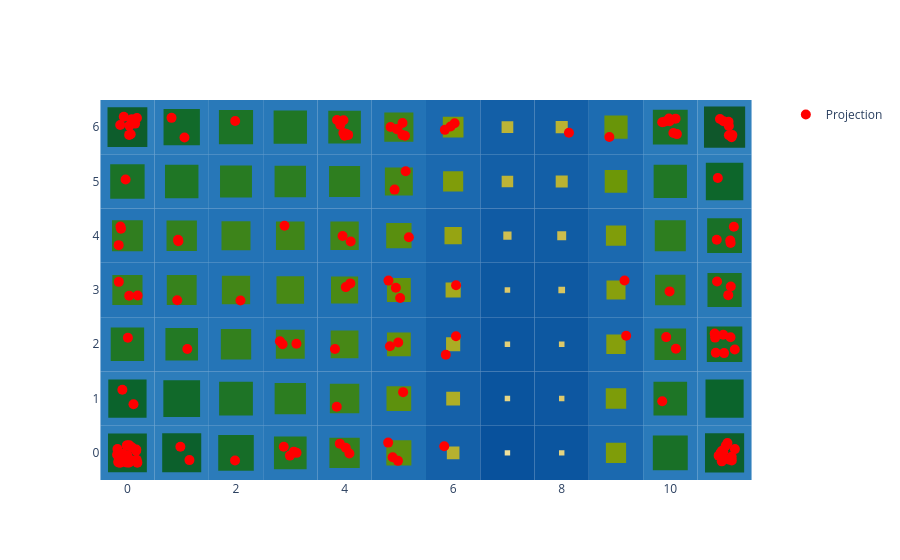

The notebook cell this image was saved under:
### Code cell
basin.pond() \
    .pad_layer() \
    .attraction_layer(X_scaled) \
    .visualize();

### Figure 1 — Plotly figure (JSON) as saved in the notebook; plotly's stock layout.template omitted (floating-point values rounded to 4 significant figures; data arrays with more than 128 entries replaced by an {"elided": "..."} marker saying what was removed)
{"data": [{"marker": {"color": "red", "size": 10, "symbol": "circle"}, "mode": "markers", "name": "Projection", "x": {"elided": "150 float values"}, "y": {"elided": "150 float values"}, "type": "scatter"}], "layout": {"shapes": [{"fillcolor": "rgb(47, 127, 188)", "layer": "between", "line": {"width": 0}, "type": "rect", "x0": -0.5, "x1": 0.5, "xref": "x", "y0": -0.5, "y1": 0.5, "yref": "y"}, {"fillcolor": "rgb(47, 127, 188)", "layer": "between", "line": {"width": 0}, "type": "rect", "x0": 0.5, "x1": 1.5, "xref": "x", "y0": -0.5, "y1": 0.5, "yref": "y"}, {"fillcolor": "rgb(43, 123, 186)", "layer": "between", "line": {"width": 0}, "type": "rect", "x0": 1.5, "x1": 2.5, "xref": "x", "y0": -0.5, "y1": 0.5, "yref": "y"}, {"fillcolor": "rgb(40, 120, 184)", "layer": "between", "line": {"width": 0}, "type": "rect", "x0": 2.5, "x1": 3.5, "xref": "x", "y0": -0.5, "y1": 0.5, "yref": "y"}, {"fillcolor": "rgb(37, 117, 183)", "layer": "between", "line": {"width": 0}, "type": "rect", "x0": 3.5, "x1": 4.5, "xref": "x", "y0": -0.5, "y1": 0.5, "yref": "y"}, {"fillcolor": "rgb(31, 111, 179)", "layer": "between", "line": {"width": 0}, "type": "rect", "x0": 4.5, "x1": 5.5, "xref": "x", "y0": -0.5, "y1": 0.5, "yref": "y"}, {"fillcolor": "rgb(20, 96, 168)", "layer": "between", "line": {"width": 0}, "type": "rect", "x0": 5.5, "x1": 6.5, "xref": "x", "y0": -0.5, "y1": 0.5, "yref": "y"}, {"fillcolor": "rgb(8, 81, 156)", "layer": "between", "line": {"width": 0}, "type": "rect", "x0": 6.5, "x1": 7.5, "xref": "x", "y0": -0.5, "y1": 0.5, "yref": "y"}, {"fillcolor": "rgb(11, 85, 159)", "layer": "between", "line": {"width": 0}, "type": "rect", "x0": 7.5, "x1": 8.5, "xref": "x", "y0": -0.5, "y1": 0.5, "yref": "y"}, {"fillcolor": "rgb(27, 105, 175)", "layer": "between", "line": {"width": 0}, "type": "rect", "x0": 8.5, "x1": 9.5, "xref": "x", "y0": -0.5, "y1": 0.5, "yref": "y"}, {"fillcolor": "rgb(42, 122, 186)", "layer": "between", "line": {"width": 0}, "type": "rect", "x0": 9.5, "x1": 10.5, "xref": "x", "y0": -0.5, "y1": 0.5, "yref": "y"}, {"fillcolor": "rgb(48, 128, 189)", "layer": "between", "line": {"width": 0}, "type": "rect", "x0": 10.5, "x1": 11.5, "xref": "x", "y0": -0.5, "y1": 0.5, "yref": "y"}, {"fillcolor": "rgb(47, 127, 188)", "layer": "between", "line": {"width": 0}, "type": "rect", "x0": -0.5, "x1": 0.5, "xref": "x", "y0": 0.5, "y1": 1.5, "yref": "y"}, {"fillcolor": "rgb(45, 125, 187)", "layer": "between", "line": {"width": 0}, "type": "rect", "x0": 0.5, "x1": 1.5, "xref": "x", "y0": 0.5, "y1": 1.5, "yref": "y"}, {"fillcolor": "rgb(41, 121, 185)", "layer": "between", "line": {"width": 0}, "type": "rect", "x0": 1.5, "x1": 2.5, "xref": "x", "y0": 0.5, "y1": 1.5, "yref": "y"}, {"fillcolor": "rgb(38, 118, 184)", "layer": "between", "line": {"width": 0}, "type": "rect", "x0": 2.5, "x1": 3.5, "xref": "x", "y0": 0.5, "y1": 1.5, "yref": "y"}, {"fillcolor": "rgb(36, 116, 182)", "layer": "between", "line": {"width": 0}, "type": "rect", "x0": 3.5, "x1": 4.5, "xref": "x", "y0": 0.5, "y1": 1.5, "yref": "y"}, {"fillcolor": "rgb(31, 110, 179)", "layer": "between", "line": {"width": 0}, "type": "rect", "x0": 4.5, "x1": 5.5, "xref": "x", "y0": 0.5, "y1": 1.5, "yref": "y"}, {"fillcolor": "rgb(21, 97, 169)", "layer": "between", "line": {"width": 0}, "type": "rect", "x0": 5.5, "x1": 6.5, "xref": "x", "y0": 0.5, "y1": 1.5, "yref": "y"}, {"fillcolor": "rgb(10, 84, 158)", "layer": "between", "line": {"width": 0}, "type": "rect", "x0": 6.5, "x1": 7.5, "xref": "x", "y0": 0.5, "y1": 1.5, "yref": "y"}, {"fillcolor": "rgb(13, 87, 161)", "layer": "between", "line": {"width": 0}, "type": "rect", "x0": 7.5, "x1": 8.5, "xref": "x", "y0": 0.5, "y1": 1.5, "yref": "y"}, {"fillcolor": "rgb(27, 105, 175)", "layer": "between", "line": {"width": 0}, "type": "rect", "x0": 8.5, "x1": 9.5, "xref": "x", "y0": 0.5, "y1": 1.5, "yref": "y"}, {"fillcolor": "rgb(41, 121, 185)", "layer": "between", "line": {"width": 0}, "type": "rect", "x0": 9.5, "x1": 10.5, "xref": "x", "y0": 0.5, "y1": 1.5, "yref": "y"}, {"fillcolor": "rgb(46, 126, 188)", "layer": "between", "line": {"width": 0}, "type": "rect", "x0": 10.5, "x1": 11.5, "xref": "x", "y0": 0.5, "y1": 1.5, "yref": "y"}, {"fillcolor": "rgb(41, 121, 185)", "layer": "between", "line": {"width": 0}, "type": "rect", "x0": -0.5, "x1": 0.5, "xref": "x", "y0": 1.5, "y1": 2.5, "yref": "y"}, {"fillcolor": "rgb(40, 120, 184)", "layer": "between", "line": {"width": 0}, "type": "rect", "x0": 0.5, "x1": 1.5, "xref": "x", "y0": 1.5, "y1": 2.5, "yref": "y"}, {"fillcolor": "rgb(37, 117, 183)", "layer": "between", "line": {"width": 0}, "type": "rect", "x0": 1.5, "x1": 2.5, "xref": "x", "y0": 1.5, "y1": 2.5, "yref": "y"}, {"fillcolor": "rgb(35, 115, 182)", "layer": "between", "line": {"width": 0}, "type": "rect", "x0": 2.5, "x1": 3.5, "xref": "x", "y0": 1.5, "y1": 2.5, "yref": "y"}, {"fillcolor": "rgb(34, 114, 181)", "layer": "between", "line": {"width": 0}, "type": "rect", "x0": 3.5, "x1": 4.5, "xref": "x", "y0": 1.5, "y1": 2.5, "yref": "y"}, {"fillcolor": "rgb(30, 109, 178)", "layer": "between", "line": {"width": 0}, "type": "rect", "x0": 4.5, "x1": 5.5, "xref": "x", "y0": 1.5, "y1": 2.5, "yref": "y"}, {"fillcolor": "rgb(21, 98, 169)", "layer": "between", "line": {"width": 0}, "type": "rect", "x0": 5.5, "x1": 6.5, "xref": "x", "y0": 1.5, "y1": 2.5, "yref": "y"}, {"fillcolor": "rgb(12, 86, 160)", "layer": "between", "line": {"width": 0}, "type": "rect", "x0": 6.5, "x1": 7.5, "xref": "x", "y0": 1.5, "y1": 2.5, "yref": "y"}, {"fillcolor": "rgb(13, 88, 161)", "layer": "between", "line": {"width": 0}, "type": "rect", "x0": 7.5, "x1": 8.5, "xref": "x", "y0": 1.5, "y1": 2.5, "yref": "y"}, {"fillcolor": "rgb(26, 104, 174)", "layer": "between", "line": {"width": 0}, "type": "rect", "x0": 8.5, "x1": 9.5, "xref": "x", "y0": 1.5, "y1": 2.5, "yref": "y"}, {"fillcolor": "rgb(38, 118, 184)", "layer": "between", "line": {"width": 0}, "type": "rect", "x0": 9.5, "x1": 10.5, "xref": "x", "y0": 1.5, "y1": 2.5, "yref": "y"}, {"fillcolor": "rgb(43, 123, 186)", "layer": "between", "line": {"width": 0}, "type": "rect", "x0": 10.5, "x1": 11.5, "xref": "x", "y0": 1.5, "y1": 2.5, "yref": "y"}, {"fillcolor": "rgb(37, 117, 183)", "layer": "between", "line": {"width": 0}, "type": "rect", "x0": -0.5, "x1": 0.5, "xref": "x", "y0": 2.5, "y1": 3.5, "yref": "y"}, {"fillcolor": "rgb(36, 116, 183)", "layer": "between", "line": {"width": 0}, "type": "rect", "x0": 0.5, "x1": 1.5, "xref": "x", "y0": 2.5, "y1": 3.5, "yref": "y"}, {"fillcolor": "rgb(34, 114, 182)", "layer": "between", "line": {"width": 0}, "type": "rect", "x0": 1.5, "x1": 2.5, "xref": "x", "y0": 2.5, "y1": 3.5, "yref": "y"}, {"fillcolor": "rgb(34, 114, 181)", "layer": "between", "line": {"width": 0}, "type": "rect", "x0": 2.5, "x1": 3.5, "xref": "x", "y0": 2.5, "y1": 3.5, "yref": "y"}, {"fillcolor": "rgb(33, 113, 181)", "layer": "between", "line": {"width": 0}, "type": "rect", "x0": 3.5, "x1": 4.5, "xref": "x", "y0": 2.5, "y1": 3.5, "yref": "y"}, {"fillcolor": "rgb(30, 109, 178)", "layer": "between", "line": {"width": 0}, "type": "rect", "x0": 4.5, "x1": 5.5, "xref": "x", "y0": 2.5, "y1": 3.5, "yref": "y"}, {"fillcolor": "rgb(22, 99, 170)", "layer": "between", "line": {"width": 0}, "type": "rect", "x0": 5.5, "x1": 6.5, "xref": "x", "y0": 2.5, "y1": 3.5, "yref": "y"}, {"fillcolor": "rgb(13, 88, 161)", "layer": "between", "line": {"width": 0}, "type": "rect", "x0": 6.5, "x1": 7.5, "xref": "x", "y0": 2.5, "y1": 3.5, "yref": "y"}, {"fillcolor": "rgb(14, 89, 162)", "layer": "between", "line": {"width": 0}, "type": "rect", "x0": 7.5, "x1": 8.5, "xref": "x", "y0": 2.5, "y1": 3.5, "yref": "y"}, {"fillcolor": "rgb(26, 103, 174)", "layer": "between", "line": {"width": 0}, "type": "rect", "x0": 8.5, "x1": 9.5, "xref": "x", "y0": 2.5, "y1": 3.5, "yref": "y"}, {"fillcolor": "rgb(37, 117, 183)", "layer": "between", "line": {"width": 0}, "type": "rect", "x0": 9.5, "x1": 10.5, "xref": "x", "y0": 2.5, "y1": 3.5, "yref": "y"}, {"fillcolor": "rgb(42, 122, 185)", "layer": "between", "line": {"width": 0}, "type": "rect", "x0": 10.5, "x1": 11.5, "xref": "x", "y0": 2.5, "y1": 3.5, "yref": "y"}, {"fillcolor": "rgb(37, 117, 183)", "layer": "between", "line": {"width": 0}, "type": "rect", "x0": -0.5, "x1": 0.5, "xref": "x", "y0": 3.5, "y1": 4.5, "yref": "y"}, {"fillcolor": "rgb(37, 117, 183)", "layer": "between", "line": {"width": 0}, "type": "rect", "x0": 0.5, "x1": 1.5, "xref": "x", "y0": 3.5, "y1": 4.5, "yref": "y"}, {"fillcolor": "rgb(35, 115, 182)", "layer": "between", "line": {"width": 0}, "type": "rect", "x0": 1.5, "x1": 2.5, "xref": "x", "y0": 3.5, "y1": 4.5, "yref": "y"}, {"fillcolor": "rgb(35, 115, 182)", "layer": "between", "line": {"width": 0}, "type": "rect", "x0": 2.5, "x1": 3.5, "xref": "x", "y0": 3.5, "y1": 4.5, "yref": "y"}, {"fillcolor": "rgb(34, 114, 182)", "layer": "between", "line": {"width": 0}, "type": "rect", "x0": 3.5, "x1": 4.5, "xref": "x", "y0": 3.5, "y1": 4.5, "yref": "y"}, {"fillcolor": "rgb(31, 111, 179)", "layer": "between", "line": {"width": 0}, "type": "rect", "x0": 4.5, "x1": 5.5, "xref": "x", "y0": 3.5, "y1": 4.5, "yref": "y"}, {"fillcolor": "rgb(24, 101, 172)", "layer": "between", "line": {"width": 0}, "type": "rect", "x0": 5.5, "x1": 6.5, "xref": "x", "y0": 3.5, "y1": 4.5, "yref": "y"}, {"fillcolor": "rgb(16, 91, 164)", "layer": "between", "line": {"width": 0}, "type": "rect", "x0": 6.5, "x1": 7.5, "xref": "x", "y0": 3.5, "y1": 4.5, "yref": "y"}, {"fillcolor": "rgb(16, 92, 164)", "layer": "between", "line": {"width": 0}, "type": "rect", "x0": 7.5, "x1": 8.5, "xref": "x", "y0": 3.5, "y1": 4.5, "yref": "y"}, {"fillcolor": "rgb(27, 105, 175)", "layer": "between", "line": {"width": 0}, "type": "rect", "x0": 8.5, "x1": 9.5, "xref": "x", "y0": 3.5, "y1": 4.5, "yref": "y"}, {"fillcolor": "rgb(38, 118, 183)", "layer": "between", "line": {"width": 0}, "type": "rect", "x0": 9.5, "x1": 10.5, "xref": "x", "y0": 3.5, "y1": 4.5, "yref": "y"}, {"fillcolor": "rgb(42, 122, 186)", "layer": "between", "line": {"width": 0}, "type": "rect", "x0": 10.5, "x1": 11.5, "xref": "x", "y0": 3.5, "y1": 4.5, "yref": "y"}, {"fillcolor": "rgb(42, 122, 186)", "layer": "between", "line": {"width": 0}, "type": "rect", "x0": -0.5, "x1": 0.5, "xref": "x", "y0": 4.5, "y1": 5.5, "yref": "y"}, {"fillcolor": "rgb(41, 121, 185)", "layer": "between", "line": {"width": 0}, "type": "rect", "x0": 0.5, "x1": 1.5, "xref": "x", "y0": 4.5, "y1": 5.5, "yref": "y"}, {"fillcolor": "rgb(39, 119, 184)", "layer": "between", "line": {"width": 0}, "type": "rect", "x0": 1.5, "x1": 2.5, "xref": "x", "y0": 4.5, "y1": 5.5, "yref": "y"}, {"fillcolor": "rgb(38, 118, 184)", "layer": "between", "line": {"width": 0}, "type": "rect", "x0": 2.5, "x1": 3.5, "xref": "x", "y0": 4.5, "y1": 5.5, "yref": "y"}, {"fillcolor": "rgb(38, 118, 183)", "layer": "between", "line": {"width": 0}, "type": "rect", "x0": 3.5, "x1": 4.5, "xref": "x", "y0": 4.5, "y1": 5.5, "yref": "y"}, {"fillcolor": "rgb(34, 114, 181)", "layer": "between", "line": {"width": 0}, "type": "rect", "x0": 4.5, "x1": 5.5, "xref": "x", "y0": 4.5, "y1": 5.5, "yref": "y"}, {"fillcolor": "rgb(27, 105, 175)", "layer": "between", "line": {"width": 0}, "type": "rect", "x0": 5.5, "x1": 6.5, "xref": "x", "y0": 4.5, "y1": 5.5, "yref": "y"}, {"fillcolor": "rgb(19, 95, 167)", "layer": "between", "line": {"width": 0}, "type": "rect", "x0": 6.5, "x1": 7.5, "xref": "x", "y0": 4.5, "y1": 5.5, "yref": "y"}, {"fillcolor": "rgb(19, 95, 167)", "layer": "between", "line": {"width": 0}, "type": "rect", "x0": 7.5, "x1": 8.5, "xref": "x", "y0": 4.5, "y1": 5.5, "yref": "y"}, {"fillcolor": "rgb(29, 108, 177)", "layer": "between", "line": {"width": 0}, "type": "rect", "x0": 8.5, "x1": 9.5, "xref": "x", "y0": 4.5, "y1": 5.5, "yref": "y"}, {"fillcolor": "rgb(40, 120, 185)", "layer": "between", "line": {"width": 0}, "type": "rect", "x0": 9.5, "x1": 10.5, "xref": "x", "y0": 4.5, "y1": 5.5, "yref": "y"}, {"fillcolor": "rgb(46, 126, 187)", "layer": "between", "line": {"width": 0}, "type": "rect", "x0": 10.5, "x1": 11.5, "xref": "x", "y0": 4.5, "y1": 5.5, "yref": "y"}, {"fillcolor": "rgb(48, 128, 189)", "layer": "between", "line": {"width": 0}, "type": "rect", "x0": -0.5, "x1": 0.5, "xref": "x", "y0": 5.5, "y1": 6.5, "yref": "y"}, {"fillcolor": "rgb(44, 124, 187)", "layer": "between", "line": {"width": 0}, "type": "rect", "x0": 0.5, "x1": 1.5, "xref": "x", "y0": 5.5, "y1": 6.5, "yref": "y"}, {"fillcolor": "rgb(41, 121, 185)", "layer": "between", "line": {"width": 0}, "type": "rect", "x0": 1.5, "x1": 2.5, "xref": "x", "y0": 5.5, "y1": 6.5, "yref": "y"}, {"fillcolor": "rgb(41, 121, 185)", "layer": "between", "line": {"width": 0}, "type": "rect", "x0": 2.5, "x1": 3.5, "xref": "x", "y0": 5.5, "y1": 6.5, "yref": "y"}, {"fillcolor": "rgb(40, 120, 184)", "layer": "between", "line": {"width": 0}, "type": "rect", "x0": 3.5, "x1": 4.5, "xref": "x", "y0": 5.5, "y1": 6.5, "yref": "y"}, {"fillcolor": "rgb(35, 115, 182)", "layer": "between", "line": {"width": 0}, "type": "rect", "x0": 4.5, "x1": 5.5, "xref": "x", "y0": 5.5, "y1": 6.5, "yref": "y"}, {"fillcolor": "rgb(27, 105, 175)", "layer": "between", "line": {"width": 0}, "type": "rect", "x0": 5.5, "x1": 6.5, "xref": "x", "y0": 5.5, "y1": 6.5, "yref": "y"}, {"fillcolor": "rgb(19, 95, 167)", "layer": "between", "line": {"width": 0}, "type": "rect", "x0": 6.5, "x1": 7.5, "xref": "x", "y0": 5.5, "y1": 6.5, "yref": "y"}, {"fillcolor": "rgb(19, 95, 167)", "layer": "between", "line": {"width": 0}, "type": "rect", "x0": 7.5, "x1": 8.5, "xref": "x", "y0": 5.5, "y1": 6.5, "yref": "y"}, {"fillcolor": "rgb(29, 108, 177)", "layer": "between", "line": {"width": 0}, "type": "rect", "x0": 8.5, "x1": 9.5, "xref": "x", "y0": 5.5, "y1": 6.5, "yref": "y"}, {"fillcolor": "rgb(42, 122, 186)", "layer": "between", "line": {"width": 0}, "type": "rect", "x0": 9.5, "x1": 10.5, "xref": "x", "y0": 5.5, "y1": 6.5, "yref": "y"}, {"fillcolor": "rgb(50, 130, 190)", "layer": "between", "line": {"width": 0}, "type": "rect", "x0": 10.5, "x1": 11.5, "xref": "x", "y0": 5.5, "y1": 6.5, "yref": "y"}, {"fillcolor": "rgb(12, 97, 44)", "layer": "between", "line": {"width": 0}, "type": "rect", "x0": -0.3576, "x1": 0.3576, "xref": "x", "y0": -0.3576, "y1": 0.3576, "yref": "y"}, {"fillcolor": "rgb(12, 96, 44)", "layer": "between", "line": {"width": 0}, "type": "rect", "x0": 0.6405, "x1": 1.359, "xref": "x", "y0": -0.3595, "y1": 0.3595, "yref": "y"}, {"fillcolor": "rgb(22, 109, 40)", "layer": "between", "line": {"width": 0}, "type": "rect", "x0": 1.673, "x1": 2.327, "xref": "x", "y0": -0.3274, "y1": 0.3274, "yref": "y"}, {"fillcolor": "rgb(35, 121, 36)", "layer": "between", "line": {"width": 0}, "type": "rect", "x0": 2.699, "x1": 3.301, "xref": "x", "y0": -0.3006, "y1": 0.3006, "yref": "y"}, {"fillcolor": "rgb(52, 128, 29)", "layer": "between", "line": {"width": 0}, "type": "rect", "x0": 3.721, "x1": 4.279, "xref": "x", "y0": -0.2792, "y1": 0.2792, "yref": "y"}, {"fillcolor": "rgb(91, 144, 14)", "layer": "between", "line": {"width": 0}, "type": "rect", "x0": 4.769, "x1": 5.231, "xref": "x", "y0": -0.2306, "y1": 0.2306, "yref": "y"}, {"fillcolor": "rgb(182, 177, 47)", "layer": "between", "line": {"width": 0}, "type": "rect", "x0": 5.884, "x1": 6.116, "xref": "x", "y0": -0.1163, "y1": 0.1163, "yref": "y"}, {"fillcolor": "rgb(239, 225, 156)", "layer": "between", "line": {"width": 0}, "type": "rect", "x0": 6.95, "x1": 7.05, "xref": "x", "y0": -0.05, "y1": 0.05, "yref": "y"}, {"fillcolor": "rgb(229, 212, 128)", "layer": "between", "line": {"width": 0}, "type": "rect", "x0": 7.95, "x1": 8.05, "xref": "x", "y0": -0.05, "y1": 0.05, "yref": "y"}, {"fillcolor": "rgb(127, 157, 9)", "layer": "between", "line": {"width": 0}, "type": "rect", "x0": 8.814, "x1": 9.186, "xref": "x", "y0": -0.1864, "y1": 0.1864, "yref": "y"}, {"fillcolor": "rgb(25, 112, 39)", "layer": "between", "line": {"width": 0}, "type": "rect", "x0": 9.678, "x1": 10.32, "xref": "x", "y0": -0.3217, "y1": 0.3217, "yref": "y"}, {"fillcolor": "rgb(12, 95, 44)", "layer": "between", "line": {"width": 0}, "type": "rect", "x0": 10.64, "x1": 11.36, "xref": "x", "y0": -0.3606, "y1": 0.3606, "yref": "y"}, {"fillcolor": "rgb(11, 99, 44)", "layer": "between", "line": {"width": 0}, "type": "rect", "x0": -0.3525, "x1": 0.3525, "xref": "x", "y0": 0.6475, "y1": 1.352, "yref": "y"}, {"fillcolor": "rgb(17, 105, 42)", "layer": "between", "line": {"width": 0}, "type": "rect", "x0": 0.6617, "x1": 1.338, "xref": "x", "y0": 0.6617, "y1": 1.338, "yref": "y"}, {"fillcolor": "rgb(30, 116, 38)", "layer": "between", "line": {"width": 0}, "type": "rect", "x0": 1.689, "x1": 2.311, "xref": "x", "y0": 0.689, "y1": 1.311, "yref": "y"}, {"fillcolor": "rgb(44, 125, 32)", "layer": "between", "line": {"width": 0}, "type": "rect", "x0": 2.712, "x1": 3.288, "xref": "x", "y0": 0.7117, "y1": 1.288, "yref": "y"}, {"fillcolor": "rgb(58, 131, 27)", "layer": "between", "line": {"width": 0}, "type": "rect", "x0": 3.729, "x1": 4.271, "xref": "x", "y0": 0.7289, "y1": 1.271, "yref": "y"}, {"fillcolor": "rgb(93, 145, 13)", "layer": "between", "line": {"width": 0}, "type": "rect", "x0": 4.772, "x1": 5.228, "xref": "x", "y0": 0.7725, "y1": 1.228, "yref": "y"}, {"fillcolor": "rgb(174, 174, 38)", "layer": "between", "line": {"width": 0}, "type": "rect", "x0": 5.873, "x1": 6.127, "xref": "x", "y0": 0.8728, "y1": 1.127, "yref": "y"}, {"fillcolor": "rgb(230, 213, 132)", "layer": "between", "line": {"width": 0}, "type": "rect", "x0": 6.95, "x1": 7.05, "xref": "x", "y0": 0.95, "y1": 1.05, "yref": "y"}, {"fillcolor": "rgb(222, 202, 109)", "layer": "between", "line": {"width": 0}, "type": "rect", "x0": 7.95, "x1": 8.05, "xref": "x", "y0": 0.95, "y1": 1.05, "yref": "y"}, {"fillcolor": "rgb(125, 156, 9)", "layer": "between", "line": {"width": 0}, "type": "rect", "x0": 8.812, "x1": 9.188, "xref": "x", "y0": 0.8116, "y1": 1.188, "yref": "y"}, {"fillcolor": "rgb(30, 117, 38)", "layer": "between", "line": {"width": 0}, "type": "rect", "x0": 9.69, "x1": 10.31, "xref": "x", "y0": 0.6904, "y1": 1.31, "yref": "y"}, {"fillcolor": "rgb(11, 100, 44)", "layer": "between", "line": {"width": 0}, "type": "rect", "x0": 10.65, "x1": 11.35, "xref": "x", "y0": 0.6489, "y1": 1.351, "yref": "y"}, {"fillcolor": "rgb(31, 118, 37)", "layer": "between", "line": {"width": 0}, "type": "rect", "x0": -0.3077, "x1": 0.3077, "xref": "x", "y0": 1.692, "y1": 2.308, "yref": "y"}, {"fillcolor": "rgb(35, 121, 36)", "layer": "between", "line": {"width": 0}, "type": "rect", "x0": 0.6999, "x1": 1.3, "xref": "x", "y0": 1.7, "y1": 2.3, "yref": "y"}, {"fillcolor": "rgb(51, 128, 29)", "layer": "between", "line": {"width": 0}, "type": "rect", "x0": 1.721, "x1": 2.279, "xref": "x", "y0": 1.721, "y1": 2.279, "yref": "y"}, {"fillcolor": "rgb(62, 133, 25)", "layer": "between", "line": {"width": 0}, "type": "rect", "x0": 2.734, "x1": 3.266, "xref": "x", "y0": 1.734, "y1": 2.266, "yref": "y"}, {"fillcolor": "rgb(71, 136, 22)", "layer": "between", "line": {"width": 0}, "type": "rect", "x0": 3.744, "x1": 4.256, "xref": "x", "y0": 1.744, "y1": 2.256, "yref": "y"}, {"fillcolor": "rgb(100, 147, 11)", "layer": "between", "line": {"width": 0}, "type": "rect", "x0": 4.781, "x1": 5.219, "xref": "x", "y0": 1.781, "y1": 2.219, "yref": "y"}, {"fillcolor": "rgb(171, 173, 36)", "layer": "between", "line": {"width": 0}, "type": "rect", "x0": 5.869, "x1": 6.131, "xref": "x", "y0": 1.869, "y1": 2.131, "yref": "y"}, {"fillcolor": "rgb(226, 208, 121)", "layer": "between", "line": {"width": 0}, "type": "rect", "x0": 6.95, "x1": 7.05, "xref": "x", "y0": 1.95, "y1": 2.05, "yref": "y"}, {"fillcolor": "rgb(220, 200, 105)", "layer": "between", "line": {"width": 0}, "type": "rect", "x0": 7.948, "x1": 8.052, "xref": "x", "y0": 1.948, "y1": 2.052, "yref": "y"}, {"fillcolor": "rgb(134, 159, 12)", "layer": "between", "line": {"width": 0}, "type": "rect", "x0": 8.821, "x1": 9.179, "xref": "x", "y0": 1.821, "y1": 2.179, "yref": "y"}, {"fillcolor": "rgb(42, 124, 33)", "layer": "between", "line": {"width": 0}, "type": "rect", "x0": 9.709, "x1": 10.29, "xref": "x", "y0": 1.709, "y1": 2.291, "yref": "y"}, {"fillcolor": "rgb(22, 110, 40)", "layer": "between", "line": {"width": 0}, "type": "rect", "x0": 10.67, "x1": 11.33, "xref": "x", "y0": 1.673, "y1": 2.327, "yref": "y"}, {"fillcolor": "rgb(53, 129, 29)", "layer": "between", "line": {"width": 0}, "type": "rect", "x0": -0.2779, "x1": 0.2779, "xref": "x", "y0": 2.722, "y1": 3.278, "yref": "y"}, {"fillcolor": "rgb(55, 130, 28)", "layer": "between", "line": {"width": 0}, "type": "rect", "x0": 0.725, "x1": 1.275, "xref": "x", "y0": 2.725, "y1": 3.275, "yref": "y"}, {"fillcolor": "rgb(67, 134, 23)", "layer": "between", "line": {"width": 0}, "type": "rect", "x0": 1.74, "x1": 2.26, "xref": "x", "y0": 2.74, "y1": 3.26, "yref": "y"}, {"fillcolor": "rgb(72, 137, 21)", "layer": "between", "line": {"width": 0}, "type": "rect", "x0": 2.746, "x1": 3.254, "xref": "x", "y0": 2.746, "y1": 3.254, "yref": "y"}, {"fillcolor": "rgb(75, 138, 20)", "layer": "between", "line": {"width": 0}, "type": "rect", "x0": 3.75, "x1": 4.25, "xref": "x", "y0": 2.75, "y1": 3.25, "yref": "y"}, {"fillcolor": "rgb(100, 147, 11)", "layer": "between", "line": {"width": 0}, "type": "rect", "x0": 4.78, "x1": 5.22, "xref": "x", "y0": 2.78, "y1": 3.22, "yref": "y"}, {"fillcolor": "rgb(165, 170, 29)", "layer": "between", "line": {"width": 0}, "type": "rect", "x0": 5.861, "x1": 6.139, "xref": "x", "y0": 2.861, "y1": 3.139, "yref": "y"}, {"fillcolor": "rgb(221, 201, 105)", "layer": "between", "line": {"width": 0}, "type": "rect", "x0": 6.949, "x1": 7.051, "xref": "x", "y0": 2.949, "y1": 3.051, "yref": "y"}, {"fillcolor": "rgb(215, 197, 95)", "layer": "between", "line": {"width": 0}, "type": "rect", "x0": 7.938, "x1": 8.062, "xref": "x", "y0": 2.938, "y1": 3.062, "yref": "y"}, {"fillcolor": "rgb(136, 160, 13)", "layer": "between", "line": {"width": 0}, "type": "rect", "x0": 8.825, "x1": 9.175, "xref": "x", "y0": 2.825, "y1": 3.175, "yref": "y"}, {"fillcolor": "rgb(51, 128, 30)", "layer": "between", "line": {"width": 0}, "type": "rect", "x0": 9.72, "x1": 10.28, "xref": "x", "y0": 2.72, "y1": 3.28, "yref": "y"}, {"fillcolor": "rgb(28, 115, 38)", "layer": "between", "line": {"width": 0}, "type": "rect", "x0": 10.68, "x1": 11.32, "xref": "x", "y0": 2.685, "y1": 3.315, "yref": "y"}, {"fillcolor": "rgb(48, 126, 31)", "layer": "between", "line": {"width": 0}, "type": "rect", "x0": -0.284, "x1": 0.284, "xref": "x", "y0": 3.716, "y1": 4.284, "yref": "y"}, {"fillcolor": "rgb(51, 128, 30)", "layer": "between", "line": {"width": 0}, "type": "rect", "x0": 0.7203, "x1": 1.28, "xref": "x", "y0": 3.72, "y1": 4.28, "yref": "y"}, {"fillcolor": "rgb(61, 132, 26)", "layer": "between", "line": {"width": 0}, "type": "rect", "x0": 1.733, "x1": 2.267, "xref": "x", "y0": 3.733, "y1": 4.267, "yref": "y"}, {"fillcolor": "rgb(64, 133, 24)", "layer": "between", "line": {"width": 0}, "type": "rect", "x0": 2.736, "x1": 3.264, "xref": "x", "y0": 3.736, "y1": 4.264, "yref": "y"}, {"fillcolor": "rgb(66, 134, 24)", "layer": "between", "line": {"width": 0}, "type": "rect", "x0": 3.739, "x1": 4.261, "xref": "x", "y0": 3.739, "y1": 4.261, "yref": "y"}, {"fillcolor": "rgb(89, 143, 15)", "layer": "between", "line": {"width": 0}, "type": "rect", "x0": 4.767, "x1": 5.233, "xref": "x", "y0": 3.767, "y1": 4.233, "yref": "y"}, {"fillcolor": "rgb(150, 164, 18)", "layer": "between", "line": {"width": 0}, "type": "rect", "x0": 5.841, "x1": 6.159, "xref": "x", "y0": 3.841, "y1": 4.159, "yref": "y"}, {"fillcolor": "rgb(207, 191, 81)", "layer": "between", "line": {"width": 0}, "type": "rect", "x0": 6.924, "x1": 7.076, "xref": "x", "y0": 3.924, "y1": 4.076, "yref": "y"}, {"fillcolor": "rgb(204, 189, 76)", "layer": "between", "line": {"width": 0}, "type": "rect", "x0": 7.918, "x1": 8.082, "xref": "x", "y0": 3.918, "y1": 4.082, "yref": "y"}, {"fillcolor": "rgb(128, 157, 10)", "layer": "between", "line": {"width": 0}, "type": "rect", "x0": 8.814, "x1": 9.186, "xref": "x", "y0": 3.814, "y1": 4.186, "yref": "y"}, {"fillcolor": "rgb(46, 126, 31)", "layer": "between", "line": {"width": 0}, "type": "rect", "x0": 9.714, "x1": 10.29, "xref": "x", "y0": 3.714, "y1": 4.286, "yref": "y"}, {"fillcolor": "rgb(25, 112, 39)", "layer": "between", "line": {"width": 0}, "type": "rect", "x0": 10.68, "x1": 11.32, "xref": "x", "y0": 3.679, "y1": 4.321, "yref": "y"}, {"fillcolor": "rgb(27, 114, 39)", "layer": "between", "line": {"width": 0}, "type": "rect", "x0": -0.3168, "x1": 0.3168, "xref": "x", "y0": 4.683, "y1": 5.317, "yref": "y"}, {"fillcolor": "rgb(31, 118, 37)", "layer": "between", "line": {"width": 0}, "type": "rect", "x0": 0.6918, "x1": 1.308, "xref": "x", "y0": 4.692, "y1": 5.308, "yref": "y"}, {"fillcolor": "rgb(40, 123, 34)", "layer": "between", "line": {"width": 0}, "type": "rect", "x0": 1.706, "x1": 2.294, "xref": "x", "y0": 4.706, "y1": 5.294, "yref": "y"}, {"fillcolor": "rgb(44, 125, 33)", "layer": "between", "line": {"width": 0}, "type": "rect", "x0": 2.711, "x1": 3.289, "xref": "x", "y0": 4.711, "y1": 5.289, "yref": "y"}, {"fillcolor": "rgb(46, 126, 31)", "layer": "between", "line": {"width": 0}, "type": "rect", "x0": 3.714, "x1": 4.286, "xref": "x", "y0": 4.714, "y1": 5.286, "yref": "y"}, {"fillcolor": "rgb(69, 136, 22)", "layer": "between", "line": {"width": 0}, "type": "rect", "x0": 4.743, "x1": 5.257, "xref": "x", "y0": 4.743, "y1": 5.257, "yref": "y"}, {"fillcolor": "rgb(128, 157, 10)", "layer": "between", "line": {"width": 0}, "type": "rect", "x0": 5.815, "x1": 6.185, "xref": "x", "y0": 4.815, "y1": 5.185, "yref": "y"}, {"fillcolor": "rgb(189, 180, 54)", "layer": "between", "line": {"width": 0}, "type": "rect", "x0": 6.894, "x1": 7.106, "xref": "x", "y0": 4.894, "y1": 5.106, "yref": "y"}, {"fillcolor": "rgb(186, 179, 51)", "layer": "between", "line": {"width": 0}, "type": "rect", "x0": 7.889, "x1": 8.111, "xref": "x", "y0": 4.889, "y1": 5.111, "yref": "y"}, {"fillcolor": "rgb(109, 151, 7)", "layer": "between", "line": {"width": 0}, "type": "rect", "x0": 8.792, "x1": 9.208, "xref": "x", "y0": 4.792, "y1": 5.208, "yref": "y"}, {"fillcolor": "rgb(32, 118, 37)", "layer": "between", "line": {"width": 0}, "type": "rect", "x0": 9.693, "x1": 10.31, "xref": "x", "y0": 4.693, "y1": 5.307, "yref": "y"}, {"fillcolor": "rgb(13, 102, 43)", "layer": "between", "line": {"width": 0}, "type": "rect", "x0": 10.65, "x1": 11.35, "xref": "x", "y0": 4.655, "y1": 5.345, "yref": "y"}, {"fillcolor": "rgb(13, 93, 44)", "layer": "between", "line": {"width": 0}, "type": "rect", "x0": -0.367, "x1": 0.367, "xref": "x", "y0": 5.633, "y1": 6.367, "yref": "y"}, {"fillcolor": "rgb(18, 106, 42)", "layer": "between", "line": {"width": 0}, "type": "rect", "x0": 0.6653, "x1": 1.335, "xref": "x", "y0": 5.665, "y1": 6.335, "yref": "y"}, {"fillcolor": "rgb(28, 115, 38)", "layer": "between", "line": {"width": 0}, "type": "rect", "x0": 1.686, "x1": 2.314, "xref": "x", "y0": 5.686, "y1": 6.314, "yref": "y"}, {"fillcolor": "rgb(32, 118, 37)", "layer": "between", "line": {"width": 0}, "type": "rect", "x0": 2.693, "x1": 3.307, "xref": "x", "y0": 5.693, "y1": 6.307, "yref": "y"}, {"fillcolor": "rgb(35, 121, 36)", "layer": "between", "line": {"width": 0}, "type": "rect", "x0": 3.7, "x1": 4.3, "xref": "x", "y0": 5.7, "y1": 6.3, "yref": "y"}, {"fillcolor": "rgb(61, 132, 26)", "layer": "between", "line": {"width": 0}, "type": "rect", "x0": 4.732, "x1": 5.268, "xref": "x", "y0": 5.732, "y1": 6.268, "yref": "y"}, {"fillcolor": "rgb(124, 156, 8)", "layer": "between", "line": {"width": 0}, "type": "rect", "x0": 5.81, "x1": 6.19, "xref": "x", "y0": 5.81, "y1": 6.19, "yref": "y"}, {"fillcolor": "rgb(188, 180, 53)", "layer": "between", "line": {"width": 0}, "type": "rect", "x0": 6.892, "x1": 7.108, "xref": "x", "y0": 5.892, "y1": 6.108, "yref": "y"}, {"fillcolor": "rgb(185, 179, 50)", "layer": "between", "line": {"width": 0}, "type": "rect", "x0": 7.888, "x1": 8.112, "xref": "x", "y0": 5.888, "y1": 6.112, "yref": "y"}, {"fillcolor": "rgb(105, 149, 9)", "layer": "between", "line": {"width": 0}, "type": "rect", "x0": 8.786, "x1": 9.214, "xref": "x", "y0": 5.786, "y1": 6.214, "yref": "y"}, {"fillcolor": "rgb(25, 112, 39)", "layer": "between", "line": {"width": 0}, "type": "rect", "x0": 9.679, "x1": 10.32, "xref": "x", "y0": 5.679, "y1": 6.321, "yref": "y"}, {"fillcolor": "rgb(15, 87, 43)", "layer": "between", "line": {"width": 0}, "type": "rect", "x0": 10.62, "x1": 11.38, "xref": "x", "y0": 5.621, "y1": 6.379, "yref": "y"}], "xaxis": {"range": [-0.5, 11.5], "scaleanchor": "y", "constrain": "domain", "zeroline": false, "showgrid": false}, "yaxis": {"range": [-0.5, 6.5], "zeroline": false, "showgrid": false}, "autosize": true, "showlegend": true}}
